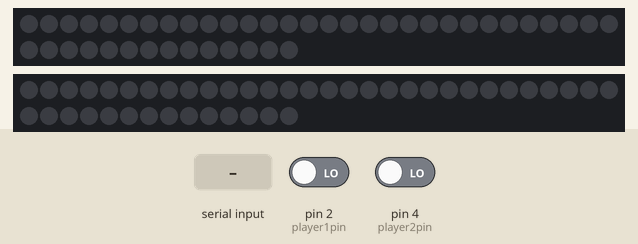
Recording of a sketch running on a simulated Arduino Uno, built with avr-gcc and run on an emulated ATmega328P. Shown: 2 × 44 RGB LEDs in strip order, left to right, continuing on the next row. The test bench sets the inputs (shaded band); at power-on: pin 2 (player1pin) LOW, pin 4 (player2pin) LOW. Dim RGB values are drawn brighter than linear; random numbers use the default seed unless the sketch sets one; what the sketch prints to the serial monitor is not drawn.

Above: at 1.2 s.
1.3 s: "s" received over Serial
2.8 s: pin 2 (player1pin) driven HIGH
At 5.42 s:
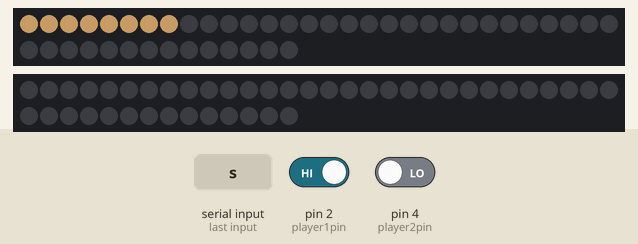
At 6.05 s:
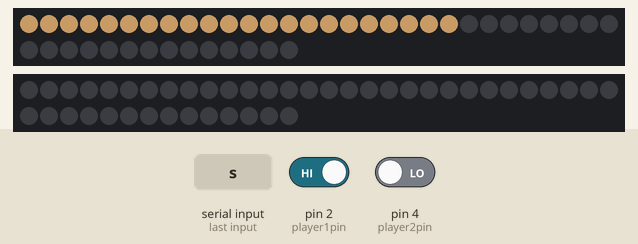
Timing chart, 0 to 7.5 s (numbered marks = the images above; inputs shaded):
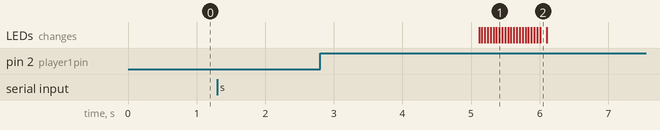

The sketch:

quick_push.ino
```cpp
#include <Adafruit_NeoPixel.h>
#ifdef __AVR__
  #include <avr/power.h>
#endif

// Pin on which the Arduino is connected to the NeoPixels.
#define STRIP_PIN       6
#define GAME_LIGHT_PIN  7
#define STRIP_BRIGHTNESS 50
#define BRIGHTNESS 90

// Number of NeoPixels attached to the Arduino.
// The strip has 60 NeoPixels but theres some magic going on.
// Lighting the 44th light lights the last one on strip ¯\_(ツ)_/¯
#define NUMPIXELS      44

// When we setup the NeoPixel library, we tell it how many pixels, and which pin to use to send signals.
Adafruit_NeoPixel strip = Adafruit_NeoPixel(NUMPIXELS, STRIP_PIN, NEO_GRBW + NEO_KHZ800);
// When we setup the NeoPixel library, we tell it how many pixels, and which pin to use to send signals.
Adafruit_NeoPixel gameLight = Adafruit_NeoPixel(NUMPIXELS, GAME_LIGHT_PIN, NEO_GRBW + NEO_KHZ800);

// Pin constants
const int player1pin = 2;       // Player 1 input pin
const int player2pin = 4;       // Player 2 input pin

// Global variables
bool gameLightLit = false;

void setup() {
  Serial.begin(9600);                   // Set up serial connection for outputting to monitor
  pinMode(player1pin, INPUT);           // Initialize the player 1 pin as an input:
  pinMode(player2pin, INPUT);           // Initialize the player 2 pin as an input:
  strip.begin();                        // Initialize the NeoPixel library.
  gameLight.begin();                    // Initialize the NeoPixel library.
  strip.setBrightness(STRIP_BRIGHTNESS);
  gameLight.setBrightness(BRIGHTNESS);
  strip.show();                         // Clear pixels on strip
  gameLight.show();                     // Clear pixels on strip
}

// Fill the dots one after the other with a color
void colorWipe(uint32_t c, uint8_t wait, int player) {
  if(player == 1) {
    for(uint16_t i = 0; i < NUMPIXELS / 2; i++) {
      strip.setPixelColor(i, c);
      strip.show();
      delay(wait);
    }
  } else if(player == 2) {
    for(uint16_t i = NUMPIXELS; i > NUMPIXELS/2; i--) {
      strip.setPixelColor(i, c);
      strip.show();
      delay(wait);
     }
  }
}

void turnOnGameLight(){
  for(uint16_t i=0; i<gameLight.numPixels(); i++) {
        gameLight.setPixelColor(i, strip.Color(255,255,255,255) );
    }
  gameLight.show();
}


void turnOffGameLight(){
  for(uint16_t i=0; i<gameLight.numPixels(); i++) {
        gameLight.setPixelColor(i, strip.Color(0,0,0) );
    }
  gameLight.show();
}

void playRound() {
  delay(random(1000,8000));
  turnOnGameLight();
  gameLightLit = true;
  while(gameLightLit) {
    int player1 = digitalRead(player1pin);
    int player2 = digitalRead(player2pin);
    if(player1) {
      turnOffGameLight();
      gameLightLit = false;
      Serial.write("1");
      colorWipe(strip.Color(255, 140, 0, 255), 40, 1);
      colorWipe(strip.Color(0, 0, 0, 0), 0, 1);
    }
    else if(player2) {
      turnOffGameLight();
      gameLightLit = false;
      Serial.write("2");
      colorWipe(strip.Color(255, 140, 0, 255), 40, 2);
      colorWipe(strip.Color(0, 0, 0, 0), 0, 2);
    }
  }
}

char incomingByte;   // for incoming serial data
char finish_condition;

void loop() {
  if (Serial.available() > 0) {
    incomingByte = Serial.read();
    if (incomingByte == 's') {
      Serial.write('4');

      while(1) {
        playRound();
        finish_condition = Serial.read();
        if (finish_condition == 'f') {
          break;
        }
      }

    }
  }
}
```

Measured:
- after the input at 1.3 s, every drawn part: stays the same
